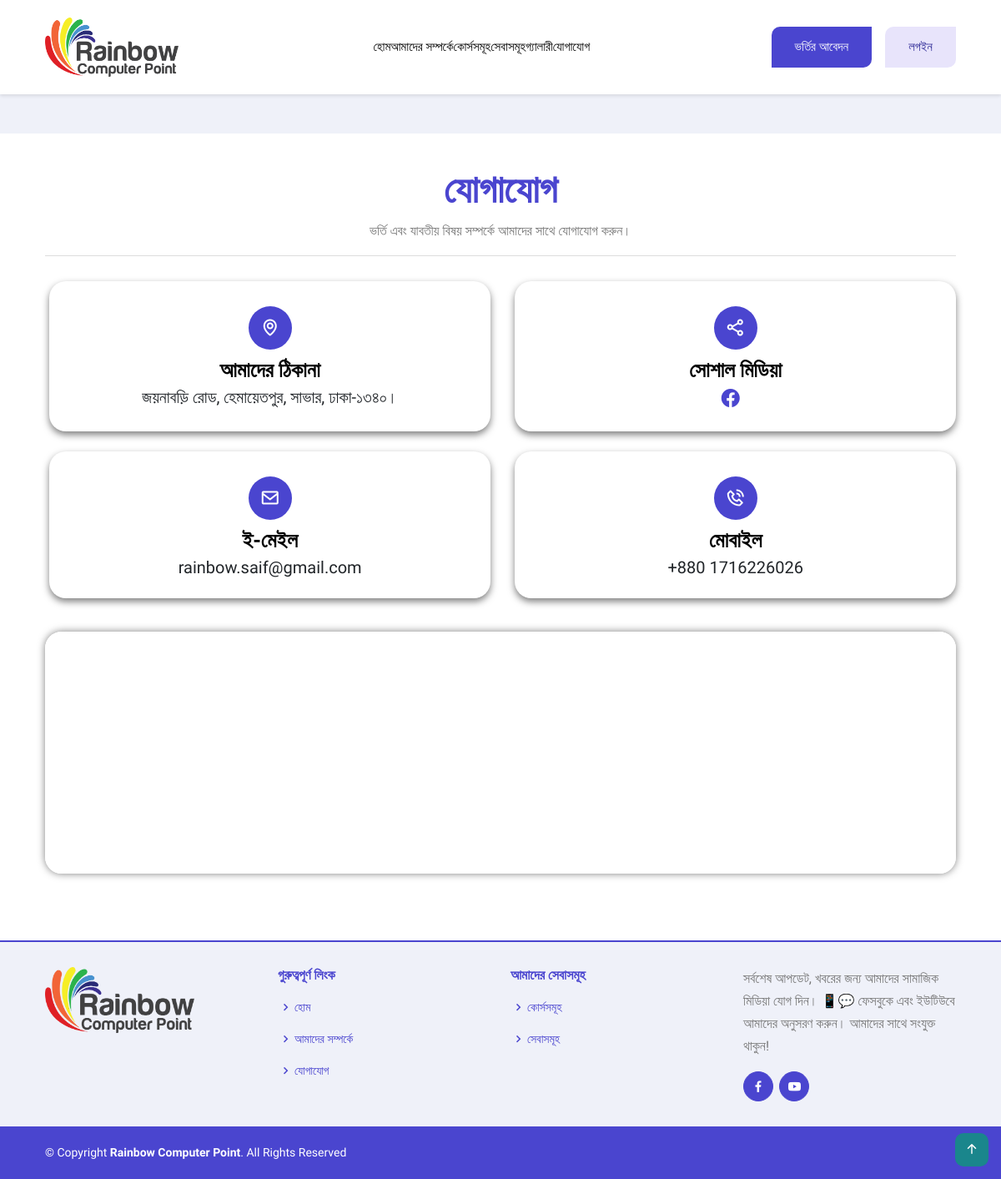
Page /contactUsPage/ on the earlier database version.
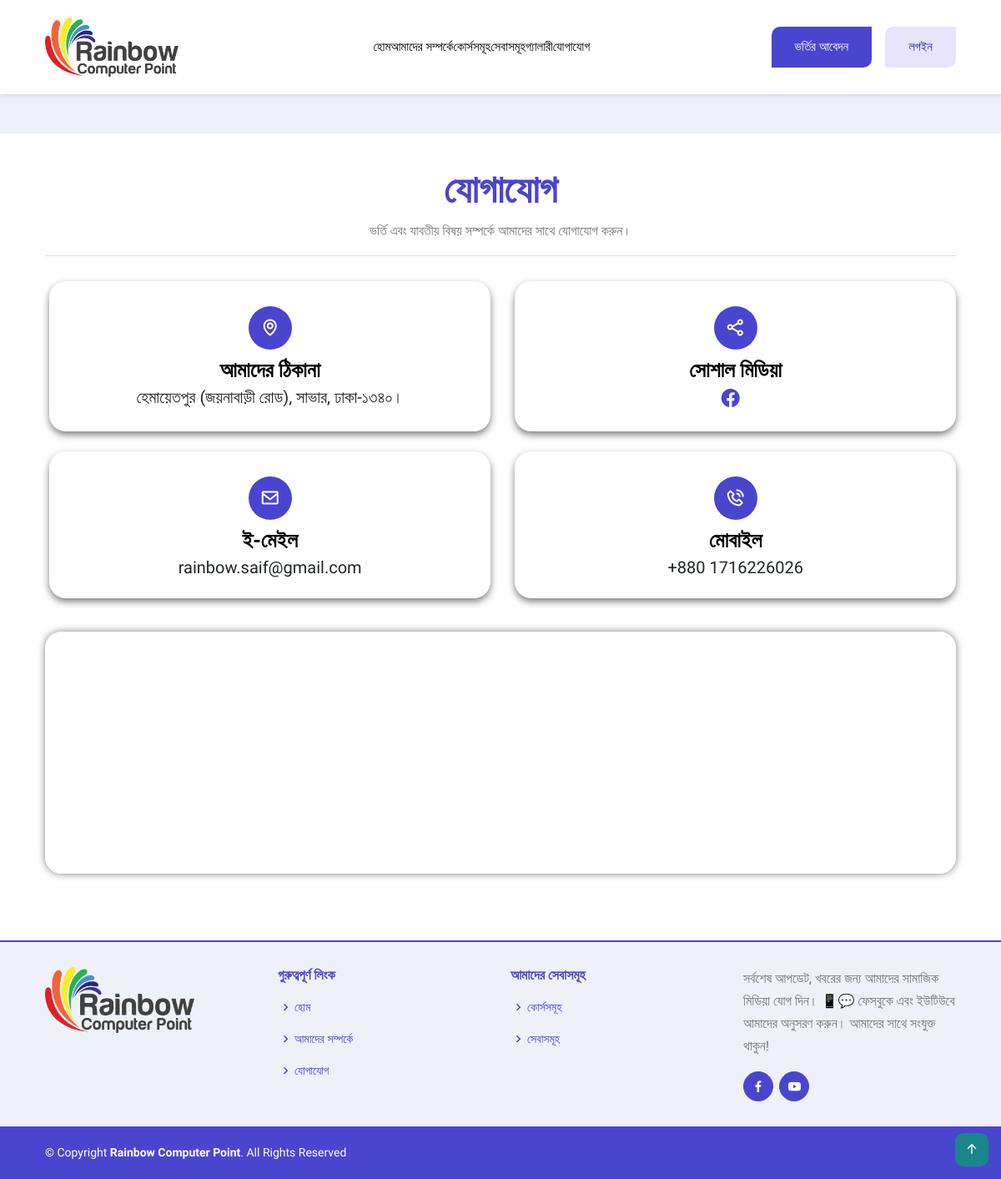
Same page on the later database version.
### RainbowApp/models.py (models this page shows)
class ContactUsModel(models.Model):
    Address = models.CharField(max_length=200)
    Email = models.EmailField(max_length=100, null=True)
    Mobile = models.CharField(max_length=100, null=True)
    Facebook = models.CharField(max_length=100, null=True)
    MapLink = models.TextField(null=True)

### RainbowProject/views.py (the view)
# urls.py: path('contactUsPage/',contactUsPage, name='contactUsPage'),
def contactUsPage(request):
    contactData = ContactUsModel.objects.all()
    context = {
        'contactData':contactData,
    }
    return render(request,'contact/contactus.html',context)

### template/contact/contactus.html (shortened to what this page needs)
{% extends 'master/master.html' %}
{% block content %}
  <section id="contact" class="section contact">
    <div class="container">
      <div class="section-title">
        <h1>যোগাযোগ</h1>
        <p>ভর্তি এবং যাবতীয় বিষয় সম্পর্কে আমাদের সাথে যোগাযোগ করুন।</p>
        <hr>
      </div>
      {% for i in contactData %}
      <div class="row mt-2">
        <div class="col-md-6 d-flex align-items-stretch">
          <div class="card info-box">
            <i class="bx bx-map"></i>
            <h3>আমাদের ঠিকানা</h3>
            <p>{{i.Address}}</p>
          </div>
        </div>
        <div class="col-md-6 mt-4 mt-md-0 d-flex align-items-stretch">
          <div class="card info-box">
            <i class="bx bx-share-alt"></i>
            <h3>সোশাল মিডিয়া</h3>
            <div class="social-links">
              <a href="{{i.Facebook}}" class="facebook" target="_blank"><i
                  class="bi bi-facebook"></i></a>
            </div>
          </div>
        </div>
        <div class="col-md-6 mt-4 d-flex align-items-stretch">
          <div class="card  info-box">
            <i class="bx bx-envelope"></i>
            <h3>ই-মেইল</h3>
            <p>{{i.Email}}</p>
          </div>
        </div>
        <div class="col-md-6 mt-4 d-flex align-items-stretch">
          <div class="card info-box">
            <i class="bx bx-phone-call"></i>
            <h3>মোবাইল</h3>
            <p>{{i.Mobile}}</p>
          </div>
        </div>
        <div class="location-section">
          <div class="col-md-12 d-flex align-items-stretch">
            <iframe
              src="{{i.MapLink}}"
              frameborder="0" style="width: 100%; height: 290px;" allowfullscreen=""></iframe>
          </div>
        </div>
      </div>
      {% endfor %}
    </div>
  </section>
{% endblock content %}

Differences in the rows shown:
changed ContactUsModel "rainbow.saif@gmail.com": Address "জয়নাবড়ি রোড, হেমায়েতপুর, সাভার, ঢাকা-১৩৪০।" → "হেমায়েতপুর (জয়নাবাড়ী রোড), সাভার, ঢাকা-১৩৪০।"
